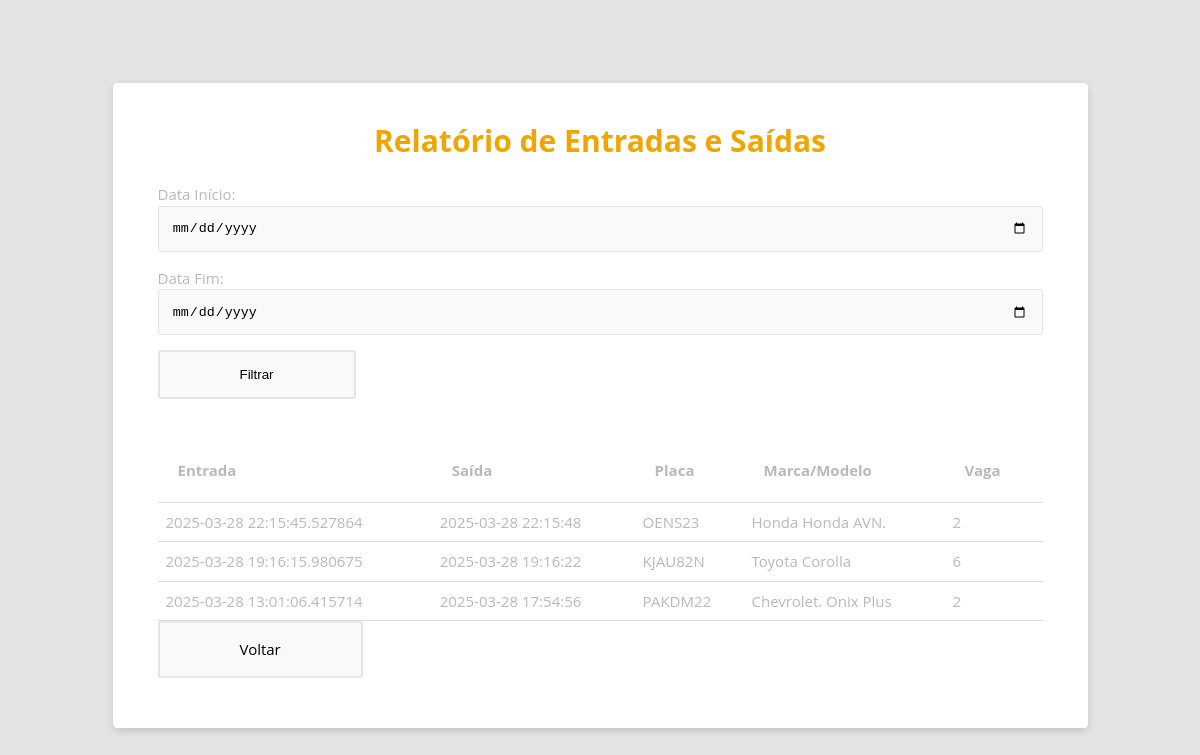
Page /relatorio_entradas_saidas on the earlier database version.
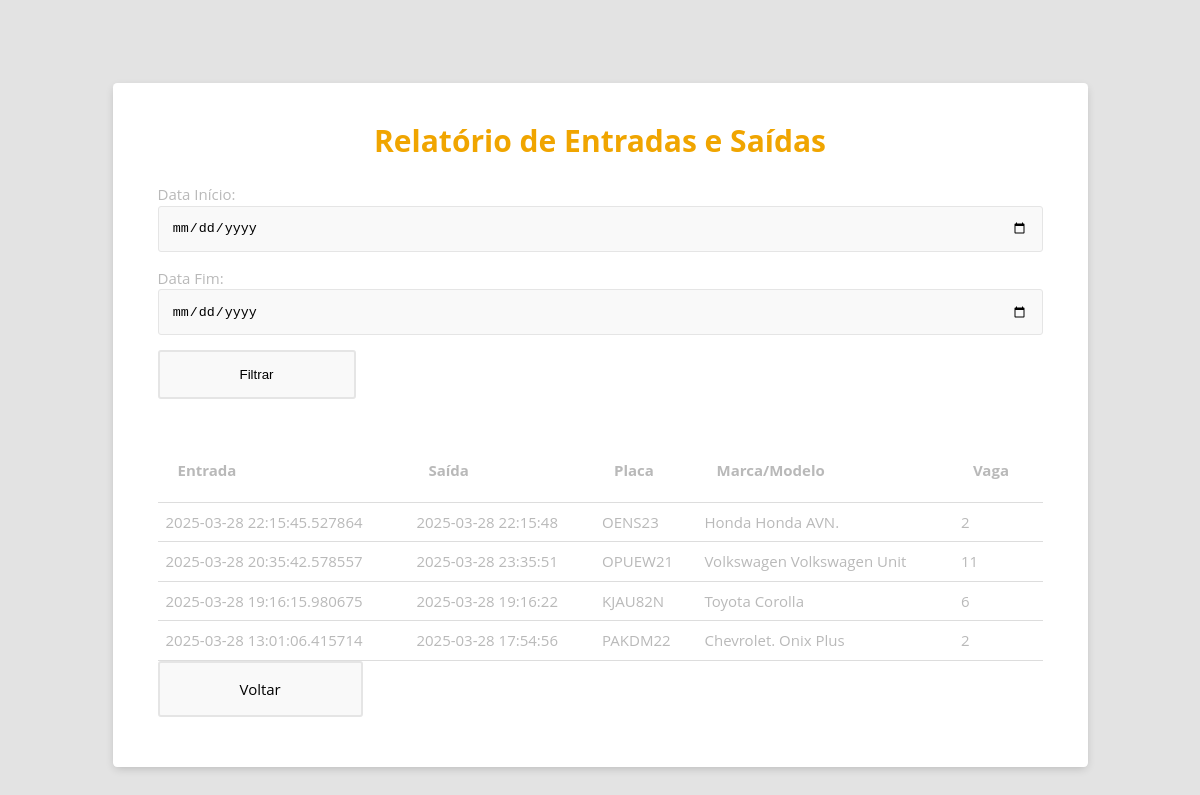
Same page on the later database version.
### tables this page shows
CREATE TABLE historico (
            id INTEGER PRIMARY KEY AUTOINCREMENT,
            carro_id INTEGER NOT NULL,
            vaga_id INTEGER NOT NULL,
            entrada DATETIME NOT NULL,
            saida DATETIME,
            FOREIGN KEY (carro_id) REFERENCES carro(id),
            FOREIGN KEY (vaga_id) REFERENCES vaga(id)
        );

CREATE TABLE carro (
            id INTEGER PRIMARY KEY AUTOINCREMENT,
            placa TEXT NOT NULL UNIQUE,
            marca TEXT NOT NULL,
            modelo TEXT NOT NULL,
            ano INTEGER NOT NULL,
            vaga_id INTEGER,
            FOREIGN KEY (vaga_id) REFERENCES vaga(id)
        );

CREATE TABLE vaga (
            id INTEGER PRIMARY KEY AUTOINCREMENT,
            numero INTEGER NOT NULL UNIQUE,
            status TEXT NOT NULL DEFAULT 'disponível',
            carro_id INTEGER,
            FOREIGN KEY (carro_id) REFERENCES carro(id)
        );

### app.py (the view)
@app.route('/relatorio_entradas_saidas')
def relatorio_entradas_saidas():
    data_inicio = request.args.get('data_inicio')
    data_fim = request.args.get('data_fim')
    try:
        conectar = conectar_db()
        cursor = conectar.cursor()
        query = """
            SELECT h.entrada, h.saida, c.placa, c.marca, c.modelo, v.numero
            FROM historico h
            JOIN carro c ON h.carro_id = c.id
            JOIN vaga v ON h.vaga_id = v.id
        """
        params = []
        if data_inicio and data_fim:
            query += " WHERE h.entrada BETWEEN ? AND ?"
            params.extend([data_inicio, data_fim])
        query += " ORDER BY h.entrada DESC"
        cursor.execute(query, params)
        registros = cursor.fetchall()
        return render_template('relatorio_entradas_saidas.html',
                            registros=registros,
                            data_inicio=data_inicio,
                            data_fim=data_fim)
    except Exception as e:
        flash(f'Erro ao gerar relatório: {str(e)}', 'error')
        return redirect(url_for('relatorios'))
    finally:
        conectar.close()

### app.py (called while the page is built)
def conectar_db():
    return sqlite3.connect('crud.db')

### templates/relatorio_entradas_saidas.html (shortened to what this page needs)
<!DOCTYPE html>
<html lang="pt-br">
<head>
    <link rel="stylesheet" href="/static/css/styles.css">
    <link rel="stylesheet" href="https://cdnjs.cloudflare.com/ajax/libs/font-awesome/6.4.2/css/all.min.css">
</head>
<body>
    <div class="container">
        <div class="title">
            <h1>Relatório de Entradas e Saídas</h1>
        </div>
        <div class="row">
            <form action="/relatorio_entradas_saidas" method="get">
                <div class="input-group">
                    <label for="data_inicio">Data Início:</label>
                    <input type="date" name="data_inicio" id="data_inicio" value="{{ data_inicio }}">
                </div>
                <div class="input-group">
                    <label for="data_fim">Data Fim:</label>
                    <input type="date" name="data_fim" id="data_fim" value="{{ data_fim }}">
                </div>
                <button type="submit" class="btn-option">Filtrar</button>
            </form>
        </div>
        <div class="row">
            <table>
                <thead>
                    <tr>
                        <th>Entrada</th>
                        <th>Saída</th>
                        <th>Placa</th>
                        <th>Marca/Modelo</th>
                        <th>Vaga</th>
                    </tr>
                </thead>
                <tbody>
                    {% for registro in registros %}
                    <tr>
                        <td>{{ registro[0] }}</td>
                        <td>{{ registro[1] if registro[1] else 'Ainda estacionado' }}</td>
                        <td>{{ registro[2] }}</td>
                        <td>{{ registro[3] }} {{ registro[4] }}</td>
                        <td>{{ registro[5] }}</td>
                    </tr>
                    {% endfor %}
                </tbody>
            </table>
        </div>
        <div class="row">
            <a href="/relatorios" class="btn-option">Voltar</a>
        </div>
    </div>
</body>
</html>

Differences in the rows shown:
added historico: entrada "2025-03-28 20:35:42.578557", saida "2025-03-28 23:35:51", placa "OPUEW21", marca "Volkswagen", modelo "Volkswagen Unit", numero "11"
